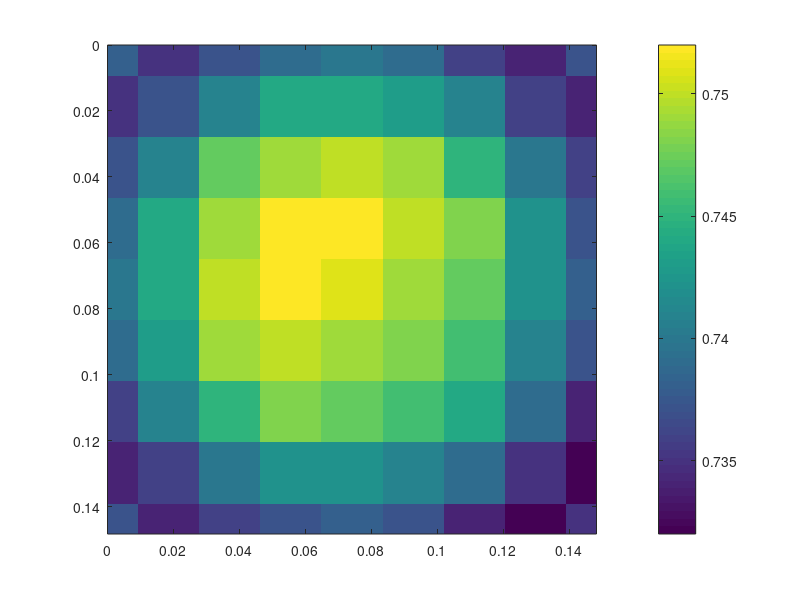

Source code (MATLAB):
A=[7.38E-01
7.35E-01
7.37E-01
7.39E-01
7.40E-01
7.39E-01
7.36E-01
7.34E-01
7.37E-01
7.35E-01
7.37E-01
7.41E-01
7.44E-01
7.44E-01
7.43E-01
7.41E-01
7.36E-01
7.34E-01
7.37E-01
7.41E-01
7.47E-01
7.49E-01
7.50E-01
7.49E-01
7.45E-01
7.40E-01
7.36E-01
7.39E-01
7.44E-01
7.49E-01
7.52E-01
7.52E-01
7.50E-01
7.48E-01
7.42E-01
7.37E-01
7.40E-01
7.44E-01
7.50E-01
7.52E-01
7.51E-01
7.49E-01
7.47E-01
7.42E-01
7.38E-01
7.39E-01
7.43E-01
7.49E-01
7.50E-01
7.49E-01
7.48E-01
7.46E-01
7.41E-01
7.37E-01
7.36E-01
7.41E-01
7.45E-01
7.48E-01
7.47E-01
7.46E-01
7.44E-01
7.39E-01
7.34E-01
7.34E-01
7.36E-01
7.40E-01
7.42E-01
7.42E-01
7.41E-01
7.39E-01
7.35E-01
7.32E-01
7.37E-01
7.34E-01
7.36E-01
7.37E-01
7.38E-01
7.37E-01
7.34E-01
7.32E-01
7.35E-01];

A = reshape(A,[9,9]);
% A1=68.2692*ones(10,10);
% A2=67.99561*ones(9,9);

% for i=1:8
%     for j=1:8
%     A1(i+1,j+1)=A(i,j);
%     end
% end
% A=A-A2;
H=0.016256;
B=0.1340612;
C=0.009525;
L=0.0047498;
E=((B-7*H)/2);

E=((B-7*H)/2);
X=[0 C E+C:H:7*H+E+C 7*H+2*E 7*H+2*E+C+L];
Y=[0 C E+C:H:7*H+E+C 7*H+2*E 7*H+2*E+C+L];
% X=H*(C:7+C);
% Y=H*(C:7+C);


[x,y] = meshgrid(X,Y);

% surf(x,y,A)

imagesc(X,Y,A)
axis([0 .1483 0 .1483])
pbaspect([1 1 1])
colorbar